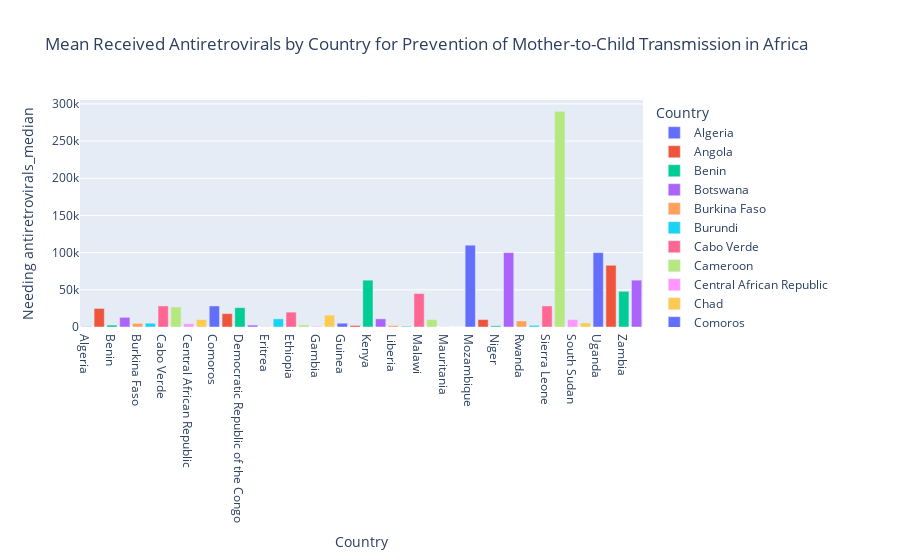

Here is the notebook cell this chart was saved with:
### Code cell
# Reset the index to make it suitable for plotting
needAR_women_reset = needAR_women.reset_index()

# Create a bar plot
fig = px.bar(needAR_women_reset, x='Country', y='Needing antiretrovirals_median',
             color='Country',
             labels={'Antiretrovirals': 'Received Antiretrovirals'},
             title='Mean Received Antiretrovirals by Country for Prevention of Mother-to-Child Transmission in Africa')

# Show the plot
fig.show()

### Figure 1 — Plotly figure (JSON) as saved in the notebook; plotly's stock layout.template omitted (floating-point values rounded to 4 significant figures)
{"data": [{"alignmentgroup": "True", "hovertemplate": "Country=%{x}<br>Needing antiretrovirals_median=%{y}<extra></extra>", "legendgroup": "Algeria", "marker": {"color": "#636efa", "pattern": {"shape": ""}}, "name": "Algeria", "offsetgroup": "Algeria", "orientation": "v", "showlegend": true, "textposition": "auto", "type": "bar", "x": ["Algeria"], "xaxis": "x", "y": [500], "yaxis": "y"}, {"alignmentgroup": "True", "hovertemplate": "Country=%{x}<br>Needing antiretrovirals_median=%{y}<extra></extra>", "legendgroup": "Angola", "marker": {"color": "#EF553B", "pattern": {"shape": ""}}, "name": "Angola", "offsetgroup": "Angola", "orientation": "v", "showlegend": true, "textposition": "auto", "type": "bar", "x": ["Angola"], "xaxis": "x", "y": [25000], "yaxis": "y"}, {"alignmentgroup": "True", "hovertemplate": "Country=%{x}<br>Needing antiretrovirals_median=%{y}<extra></extra>", "legendgroup": "Benin", "marker": {"color": "#00cc96", "pattern": {"shape": ""}}, "name": "Benin", "offsetgroup": "Benin", "orientation": "v", "showlegend": true, "textposition": "auto", "type": "bar", "x": ["Benin"], "xaxis": "x", "y": [2600], "yaxis": "y"}, {"alignmentgroup": "True", "hovertemplate": "Country=%{x}<br>Needing antiretrovirals_median=%{y}<extra></extra>", "legendgroup": "Botswana", "marker": {"color": "#ab63fa", "pattern": {"shape": ""}}, "name": "Botswana", "offsetgroup": "Botswana", "orientation": "v", "showlegend": true, "textposition": "auto", "type": "bar", "x": ["Botswana"], "xaxis": "x", "y": [13000], "yaxis": "y"}, {"alignmentgroup": "True", "hovertemplate": "Country=%{x}<br>Needing antiretrovirals_median=%{y}<extra></extra>", "legendgroup": "Burkina Faso", "marker": {"color": "#FFA15A", "pattern": {"shape": ""}}, "name": "Burkina Faso", "offsetgroup": "Burkina Faso", "orientation": "v", "showlegend": true, "textposition": "auto", "type": "bar", "x": ["Burkina Faso"], "xaxis": "x", "y": [4900], "yaxis": "y"}, {"alignmentgroup": "True", "hovertemplate": "Country=%{x}<br>Needing antiretrovirals_median=%{y}<extra></extra>", "legendgroup": "Burundi", "marker": {"color": "#19d3f3", "pattern": {"shape": ""}}, "name": "Burundi", "offsetgroup": "Burundi", "orientation": "v", "showlegend": true, "textposition": "auto", "type": "bar", "x": ["Burundi"], "xaxis": "x", "y": [5000], "yaxis": "y"}, {"alignmentgroup": "True", "hovertemplate": "Country=%{x}<br>Needing antiretrovirals_median=%{y}<extra></extra>", "legendgroup": "Cabo Verde", "marker": {"color": "#FF6692", "pattern": {"shape": ""}}, "name": "Cabo Verde", "offsetgroup": "Cabo Verde", "orientation": "v", "showlegend": true, "textposition": "auto", "type": "bar", "x": ["Cabo Verde"], "xaxis": "x", "y": [28320.0], "yaxis": "y"}, {"alignmentgroup": "True", "hovertemplate": "Country=%{x}<br>Needing antiretrovirals_median=%{y}<extra></extra>", "legendgroup": "Cameroon", "marker": {"color": "#B6E880", "pattern": {"shape": ""}}, "name": "Cameroon", "offsetgroup": "Cameroon", "orientation": "v", "showlegend": true, "textposition": "auto", "type": "bar", "x": ["Cameroon"], "xaxis": "x", "y": [27000], "yaxis": "y"}, {"alignmentgroup": "True", "hovertemplate": "Country=%{x}<br>Needing antiretrovirals_median=%{y}<extra></extra>", "legendgroup": "Central African Republic", "marker": {"color": "#FF97FF", "pattern": {"shape": ""}}, "name": "Central African Republic", "offsetgroup": "Central African Republic", "orientation": "v", "showlegend": true, "textposition": "auto", "type": "bar", "x": ["Central African Republic"], "xaxis": "x", "y": [4500], "yaxis": "y"}, {"alignmentgroup": "True", "hovertemplate": "Country=%{x}<br>Needing antiretrovirals_median=%{y}<extra></extra>", "legendgroup": "Chad", "marker": {"color": "#FECB52", "pattern": {"shape": ""}}, "name": "Chad", "offsetgroup": "Chad", "orientation": "v", "showlegend": true, "textposition": "auto", "type": "bar", "x": ["Chad"], "xaxis": "x", "y": [10000], "yaxis": "y"}, {"alignmentgroup": "True", "hovertemplate": "Country=%{x}<br>Needing antiretrovirals_median=%{y}<extra></extra>", "legendgroup": "Comoros", "marker": {"color": "#636efa", "pattern": {"shape": ""}}, "name": "Comoros", "offsetgroup": "Comoros", "orientation": "v", "showlegend": true, "textposition": "auto", "type": "bar", "x": ["Comoros"], "xaxis": "x", "y": [28320.0], "yaxis": "y"}, {"alignmentgroup": "True", "hovertemplate": "Country=%{x}<br>Needing antiretrovirals_median=%{y}<extra></extra>", "legendgroup": "Côte d'Ivoire", "marker": {"color": "#EF553B", "pattern": {"shape": ""}}, "name": "Côte d'Ivoire", "offsetgroup": "Côte d'Ivoire", "orientation": "v", "showlegend": true, "textposition": "auto", "type": "bar", "x": ["Côte d'Ivoire"], "xaxis": "x", "y": [18000], "yaxis": "y"}, {"alignmentgroup": "True", "hovertemplate": "Country=%{x}<br>Needing antiretrovirals_median=%{y}<extra></extra>", "legendgroup": "Democratic Republic of the Congo", "marker": {"color": "#00cc96", "pattern": {"shape": ""}}, "name": "Democratic Republic of the Congo", "offsetgroup": "Democratic Republic of the Congo", "orientation": "v", "showlegend": true, "textposition": "auto", "type": "bar", "x": ["Democratic Republic of the Congo"], "xaxis": "x", "y": [26000], "yaxis": "y"}, {"alignmentgroup": "True", "hovertemplate": "Country=%{x}<br>Needing antiretrovirals_median=%{y}<extra></extra>", "legendgroup": "Equatorial Guinea", "marker": {"color": "#ab63fa", "pattern": {"shape": ""}}, "name": "Equatorial Guinea", "offsetgroup": "Equatorial Guinea", "orientation": "v", "showlegend": true, "textposition": "auto", "type": "bar", "x": ["Equatorial Guinea"], "xaxis": "x", "y": [2600], "yaxis": "y"}, {"alignmentgroup": "True", "hovertemplate": "Country=%{x}<br>Needing antiretrovirals_median=%{y}<extra></extra>", "legendgroup": "Eritrea", "marker": {"color": "#FFA15A", "pattern": {"shape": ""}}, "name": "Eritrea", "offsetgroup": "Eritrea", "orientation": "v", "showlegend": true, "textposition": "auto", "type": "bar", "x": ["Eritrea"], "xaxis": "x", "y": [500], "yaxis": "y"}, {"alignmentgroup": "True", "hovertemplate": "Country=%{x}<br>Needing antiretrovirals_median=%{y}<extra></extra>", "legendgroup": "Eswatini", "marker": {"color": "#19d3f3", "pattern": {"shape": ""}}, "name": "Eswatini", "offsetgroup": "Eswatini", "orientation": "v", "showlegend": true, "textposition": "auto", "type": "bar", "x": ["Eswatini"], "xaxis": "x", "y": [11000], "yaxis": "y"}, {"alignmentgroup": "True", "hovertemplate": "Country=%{x}<br>Needing antiretrovirals_median=%{y}<extra></extra>", "legendgroup": "Ethiopia", "marker": {"color": "#FF6692", "pattern": {"shape": ""}}, "name": "Ethiopia", "offsetgroup": "Ethiopia", "orientation": "v", "showlegend": true, "textposition": "auto", "type": "bar", "x": ["Ethiopia"], "xaxis": "x", "y": [20000], "yaxis": "y"}, {"alignmentgroup": "True", "hovertemplate": "Country=%{x}<br>Needing antiretrovirals_median=%{y}<extra></extra>", "legendgroup": "Gabon", "marker": {"color": "#B6E880", "pattern": {"shape": ""}}, "name": "Gabon", "offsetgroup": "Gabon", "orientation": "v", "showlegend": true, "textposition": "auto", "type": "bar", "x": ["Gabon"], "xaxis": "x", "y": [2700], "yaxis": "y"}, {"alignmentgroup": "True", "hovertemplate": "Country=%{x}<br>Needing antiretrovirals_median=%{y}<extra></extra>", "legendgroup": "Gambia", "marker": {"color": "#FF97FF", "pattern": {"shape": ""}}, "name": "Gambia", "offsetgroup": "Gambia", "orientation": "v", "showlegend": true, "textposition": "auto", "type": "bar", "x": ["Gambia"], "xaxis": "x", "y": [1000], "yaxis": "y"}, {"alignmentgroup": "True", "hovertemplate": "Country=%{x}<br>Needing antiretrovirals_median=%{y}<extra></extra>", "legendgroup": "Ghana", "marker": {"color": "#FECB52", "pattern": {"shape": ""}}, "name": "Ghana", "offsetgroup": "Ghana", "orientation": "v", "showlegend": true, "textposition": "auto", "type": "bar", "x": ["Ghana"], "xaxis": "x", "y": [16000], "yaxis": "y"}, {"alignmentgroup": "True", "hovertemplate": "Country=%{x}<br>Needing antiretrovirals_median=%{y}<extra></extra>", "legendgroup": "Guinea", "marker": {"color": "#636efa", "pattern": {"shape": ""}}, "name": "Guinea", "offsetgroup": "Guinea", "orientation": "v", "showlegend": true, "textposition": "auto", "type": "bar", "x": ["Guinea"], "xaxis": "x", "y": [5100], "yaxis": "y"}, {"alignmentgroup": "True", "hovertemplate": "Country=%{x}<br>Needing antiretrovirals_median=%{y}<extra></extra>", "legendgroup": "Guinea-Bissau", "marker": {"color": "#EF553B", "pattern": {"shape": ""}}, "name": "Guinea-Bissau", "offsetgroup": "Guinea-Bissau", "orientation": "v", "showlegend": true, "textposition": "auto", "type": "bar", "x": ["Guinea-Bissau"], "xaxis": "x", "y": [2100], "yaxis": "y"}, {"alignmentgroup": "True", "hovertemplate": "Country=%{x}<br>Needing antiretrovirals_median=%{y}<extra></extra>", "legendgroup": "Kenya", "marker": {"color": "#00cc96", "pattern": {"shape": ""}}, "name": "Kenya", "offsetgroup": "Kenya", "orientation": "v", "showlegend": true, "textposition": "auto", "type": "bar", "x": ["Kenya"], "xaxis": "x", "y": [63000], "yaxis": "y"}, {"alignmentgroup": "True", "hovertemplate": "Country=%{x}<br>Needing antiretrovirals_median=%{y}<extra></extra>", "legendgroup": "Lesotho", "marker": {"color": "#ab63fa", "pattern": {"shape": ""}}, "name": "Lesotho", "offsetgroup": "Lesotho", "orientation": "v", "showlegend": true, "textposition": "auto", "type": "bar", "x": ["Lesotho"], "xaxis": "x", "y": [11000], "yaxis": "y"}, {"alignmentgroup": "True", "hovertemplate": "Country=%{x}<br>Needing antiretrovirals_median=%{y}<extra></extra>", "legendgroup": "Liberia", "marker": {"color": "#FFA15A", "pattern": {"shape": ""}}, "name": "Liberia", "offsetgroup": "Liberia", "orientation": "v", "showlegend": true, "textposition": "auto", "type": "bar", "x": ["Liberia"], "xaxis": "x", "y": [2000], "yaxis": "y"}, {"alignmentgroup": "True", "hovertemplate": "Country=%{x}<br>Needing antiretrovirals_median=%{y}<extra></extra>", "legendgroup": "Madagascar", "marker": {"color": "#19d3f3", "pattern": {"shape": ""}}, "name": "Madagascar", "offsetgroup": "Madagascar", "orientation": "v", "showlegend": true, "textposition": "auto", "type": "bar", "x": ["Madagascar"], "xaxis": "x", "y": [1100], "yaxis": "y"}, {"alignmentgroup": "True", "hovertemplate": "Country=%{x}<br>Needing antiretrovirals_median=%{y}<extra></extra>", "legendgroup": "Malawi", "marker": {"color": "#FF6692", "pattern": {"shape": ""}}, "name": "Malawi", "offsetgroup": "Malawi", "orientation": "v", "showlegend": true, "textposition": "auto", "type": "bar", "x": ["Malawi"], "xaxis": "x", "y": [45000], "yaxis": "y"}, {"alignmentgroup": "True", "hovertemplate": "Country=%{x}<br>Needing antiretrovirals_median=%{y}<extra></extra>", "legendgroup": "Mali", "marker": {"color": "#B6E880", "pattern": {"shape": ""}}, "name": "Mali", "offsetgroup": "Mali", "orientation": "v", "showlegend": true, "textposition": "auto", "type": "bar", "x": ["Mali"], "xaxis": "x", "y": [10000], "yaxis": "y"}, {"alignmentgroup": "True", "hovertemplate": "Country=%{x}<br>Needing antiretrovirals_median=%{y}<extra></extra>", "legendgroup": "Mauritania", "marker": {"color": "#FF97FF", "pattern": {"shape": ""}}, "name": "Mauritania", "offsetgroup": "Mauritania", "orientation": "v", "showlegend": true, "textposition": "auto", "type": "bar", "x": ["Mauritania"], "xaxis": "x", "y": [200], "yaxis": "y"}, {"alignmentgroup": "True", "hovertemplate": "Country=%{x}<br>Needing antiretrovirals_median=%{y}<extra></extra>", "legendgroup": "Mauritius", "marker": {"color": "#FECB52", "pattern": {"shape": ""}}, "name": "Mauritius", "offsetgroup": "Mauritius", "orientation": "v", "showlegend": true, "textposition": "auto", "type": "bar", "x": ["Mauritius"], "xaxis": "x", "y": [100], "yaxis": "y"}, {"alignmentgroup": "True", "hovertemplate": "Country=%{x}<br>Needing antiretrovirals_median=%{y}<extra></extra>", "legendgroup": "Mozambique", "marker": {"color": "#636efa", "pattern": {"shape": ""}}, "name": "Mozambique", "offsetgroup": "Mozambique", "orientation": "v", "showlegend": true, "textposition": "auto", "type": "bar", "x": ["Mozambique"], "xaxis": "x", "y": [110000], "yaxis": "y"}, {"alignmentgroup": "True", "hovertemplate": "Country=%{x}<br>Needing antiretrovirals_median=%{y}<extra></extra>", "legendgroup": "Namibia", "marker": {"color": "#EF553B", "pattern": {"shape": ""}}, "name": "Namibia", "offsetgroup": "Namibia", "orientation": "v", "showlegend": true, "textposition": "auto", "type": "bar", "x": ["Namibia"], "xaxis": "x", "y": [10000], "yaxis": "y"}, {"alignmentgroup": "True", "hovertemplate": "Country=%{x}<br>Needing antiretrovirals_median=%{y}<extra></extra>", "legendgroup": "Niger", "marker": {"color": "#00cc96", "pattern": {"shape": ""}}, "name": "Niger", "offsetgroup": "Niger", "orientation": "v", "showlegend": true, "textposition": "auto", "type": "bar", "x": ["Niger"], "xaxis": "x", "y": [1600], "yaxis": "y"}, {"alignmentgroup": "True", "hovertemplate": "Country=%{x}<br>Needing antiretrovirals_median=%{y}<extra></extra>", "legendgroup": "Nigeria", "marker": {"color": "#ab63fa", "pattern": {"shape": ""}}, "name": "Nigeria", "offsetgroup": "Nigeria", "orientation": "v", "showlegend": true, "textposition": "auto", "type": "bar", "x": ["Nigeria"], "xaxis": "x", "y": [100000], "yaxis": "y"}, {"alignmentgroup": "True", "hovertemplate": "Country=%{x}<br>Needing antiretrovirals_median=%{y}<extra></extra>", "legendgroup": "Rwanda", "marker": {"color": "#FFA15A", "pattern": {"shape": ""}}, "name": "Rwanda", "offsetgroup": "Rwanda", "orientation": "v", "showlegend": true, "textposition": "auto", "type": "bar", "x": ["Rwanda"], "xaxis": "x", "y": [8100], "yaxis": "y"}, {"alignmentgroup": "True", "hovertemplate": "Country=%{x}<br>Needing antiretrovirals_median=%{y}<extra></extra>", "legendgroup": "Senegal", "marker": {"color": "#19d3f3", "pattern": {"shape": ""}}, "name": "Senegal", "offsetgroup": "Senegal", "orientation": "v", "showlegend": true, "textposition": "auto", "type": "bar", "x": ["Senegal"], "xaxis": "x", "y": [2200], "yaxis": "y"}, {"alignmentgroup": "True", "hovertemplate": "Country=%{x}<br>Needing antiretrovirals_median=%{y}<extra></extra>", "legendgroup": "Sierra Leone", "marker": {"color": "#FF6692", "pattern": {"shape": ""}}, "name": "Sierra Leone", "offsetgroup": "Sierra Leone", "orientation": "v", "showlegend": true, "textposition": "auto", "type": "bar", "x": ["Sierra Leone"], "xaxis": "x", "y": [28320.0], "yaxis": "y"}, {"alignmentgroup": "True", "hovertemplate": "Country=%{x}<br>Needing antiretrovirals_median=%{y}<extra></extra>", "legendgroup": "South Africa", "marker": {"color": "#B6E880", "pattern": {"shape": ""}}, "name": "South Africa", "offsetgroup": "South Africa", "orientation": "v", "showlegend": true, "textposition": "auto", "type": "bar", "x": ["South Africa"], "xaxis": "x", "y": [290000], "yaxis": "y"}, {"alignmentgroup": "True", "hovertemplate": "Country=%{x}<br>Needing antiretrovirals_median=%{y}<extra></extra>", "legendgroup": "South Sudan", "marker": {"color": "#FF97FF", "pattern": {"shape": ""}}, "name": "South Sudan", "offsetgroup": "South Sudan", "orientation": "v", "showlegend": true, "textposition": "auto", "type": "bar", "x": ["South Sudan"], "xaxis": "x", "y": [9900], "yaxis": "y"}, {"alignmentgroup": "True", "hovertemplate": "Country=%{x}<br>Needing antiretrovirals_median=%{y}<extra></extra>", "legendgroup": "Togo", "marker": {"color": "#FECB52", "pattern": {"shape": ""}}, "name": "Togo", "offsetgroup": "Togo", "orientation": "v", "showlegend": true, "textposition": "auto", "type": "bar", "x": ["Togo"], "xaxis": "x", "y": [5400], "yaxis": "y"}, {"alignmentgroup": "True", "hovertemplate": "Country=%{x}<br>Needing antiretrovirals_median=%{y}<extra></extra>", "legendgroup": "Uganda", "marker": {"color": "#636efa", "pattern": {"shape": ""}}, "name": "Uganda", "offsetgroup": "Uganda", "orientation": "v", "showlegend": true, "textposition": "auto", "type": "bar", "x": ["Uganda"], "xaxis": "x", "y": [100000], "yaxis": "y"}, {"alignmentgroup": "True", "hovertemplate": "Country=%{x}<br>Needing antiretrovirals_median=%{y}<extra></extra>", "legendgroup": "United Republic of Tanzania", "marker": {"color": "#EF553B", "pattern": {"shape": ""}}, "name": "United Republic of Tanzania", "offsetgroup": "United Republic of Tanzania", "orientation": "v", "showlegend": true, "textposition": "auto", "type": "bar", "x": ["United Republic of Tanzania"], "xaxis": "x", "y": [83000], "yaxis": "y"}, {"alignmentgroup": "True", "hovertemplate": "Country=%{x}<br>Needing antiretrovirals_median=%{y}<extra></extra>", "legendgroup": "Zambia", "marker": {"color": "#00cc96", "pattern": {"shape": ""}}, "name": "Zambia", "offsetgroup": "Zambia", "orientation": "v", "showlegend": true, "textposition": "auto", "type": "bar", "x": ["Zambia"], "xaxis": "x", "y": [48000], "yaxis": "y"}, {"alignmentgroup": "True", "hovertemplate": "Country=%{x}<br>Needing antiretrovirals_median=%{y}<extra></extra>", "legendgroup": "Zimbabwe", "marker": {"color": "#ab63fa", "pattern": {"shape": ""}}, "name": "Zimbabwe", "offsetgroup": "Zimbabwe", "orientation": "v", "showlegend": true, "textposition": "auto", "type": "bar", "x": ["Zimbabwe"], "xaxis": "x", "y": [63000], "yaxis": "y"}], "layout": {"barmode": "relative", "legend": {"title": {"text": "Country"}, "tracegroupgap": 0}, "title": {"text": "Mean Received Antiretrovirals by Country for Prevention of Mother-to-Child Transmission in Africa"}, "xaxis": {"anchor": "y", "categoryarray": ["Algeria", "Angola", "Benin", "Botswana", "Burkina Faso", "Burundi", "Cabo Verde", "Cameroon", "Central African Republic", "Chad", "Comoros", "Côte d'Ivoire", "Democratic Republic of the Congo", "Equatorial Guinea", "Eritrea", "Eswatini", "Ethiopia", "Gabon", "Gambia", "Ghana", "Guinea", "Guinea-Bissau", "Kenya", "Lesotho", "Liberia", "Madagascar", "Malawi", "Mali", "Mauritania", "Mauritius", "Mozambique", "Namibia", "Niger", "Nigeria", "Rwanda", "Senegal", "Sierra Leone", "South Africa", "South Sudan", "Togo", "Uganda", "United Republic of Tanzania", "Zambia", "Zimbabwe"], "categoryorder": "array", "domain": [0, 1], "title": {"text": "Country"}}, "yaxis": {"anchor": "x", "domain": [0, 1], "title": {"text": "Needing antiretrovirals_median"}}}}
